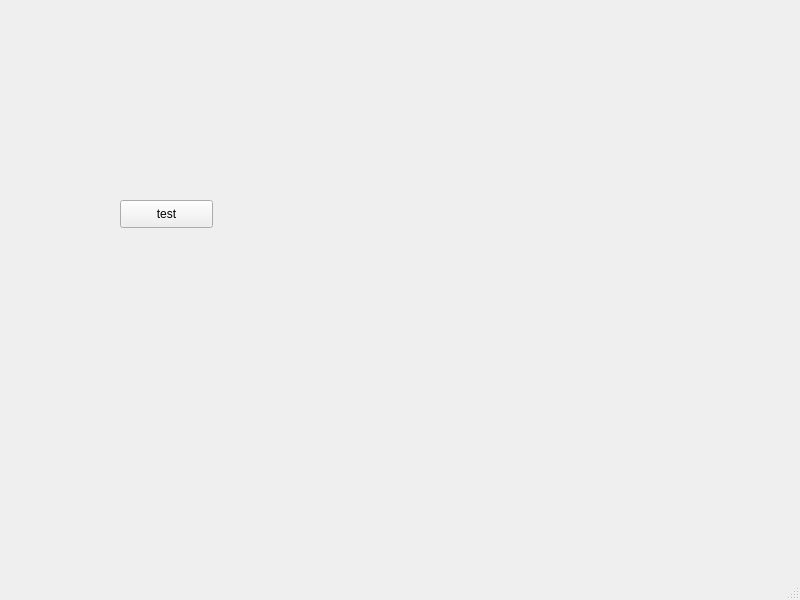
<?xml version="1.0" encoding="UTF-8"?>
<ui version="4.0">
 <class>MainWindow</class>
 <widget class="QMainWindow" name="MainWindow">
  <property name="geometry">
   <rect>
    <x>0</x>
    <y>0</y>
    <width>800</width>
    <height>600</height>
   </rect>
  </property>
  <property name="windowTitle">
   <string>MainWindow</string>
  </property>
  <widget class="QWidget" name="centralwidget">
   <widget class="QPushButton" name="pushButton">
    <property name="geometry">
     <rect>
      <x>120</x>
      <y>200</y>
      <width>93</width>
      <height>28</height>
     </rect>
    </property>
    <property name="text">
     <string>test</string>
    </property>
   </widget>
  </widget>
  <widget class="QMenuBar" name="menubar">
   <property name="geometry">
    <rect>
     <x>0</x>
     <y>0</y>
     <width>800</width>
     <height>26</height>
    </rect>
   </property>
  </widget>
  <widget class="QStatusBar" name="statusbar"/>
 </widget>
 <resources/>
 <connections/>
</ui>
